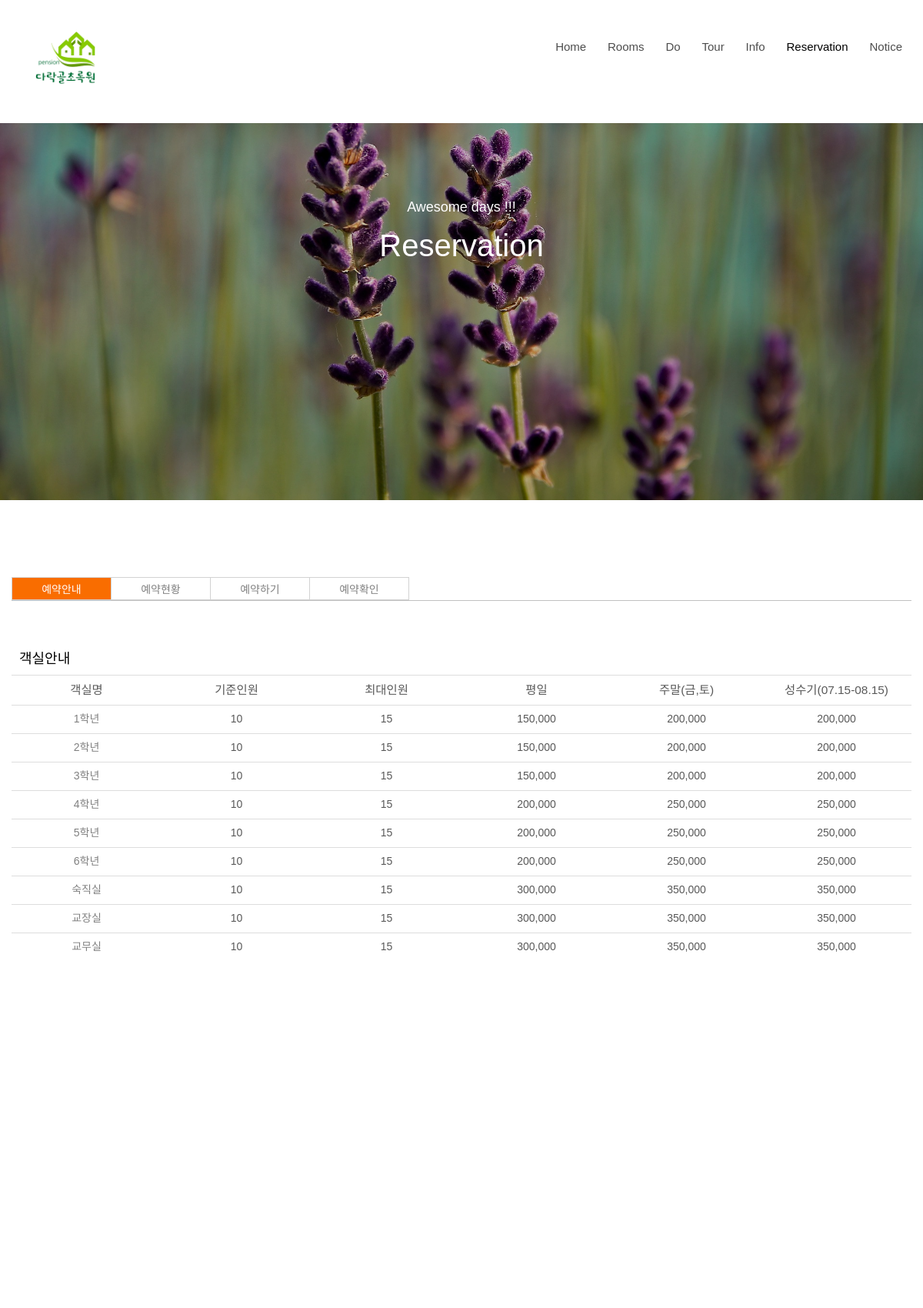
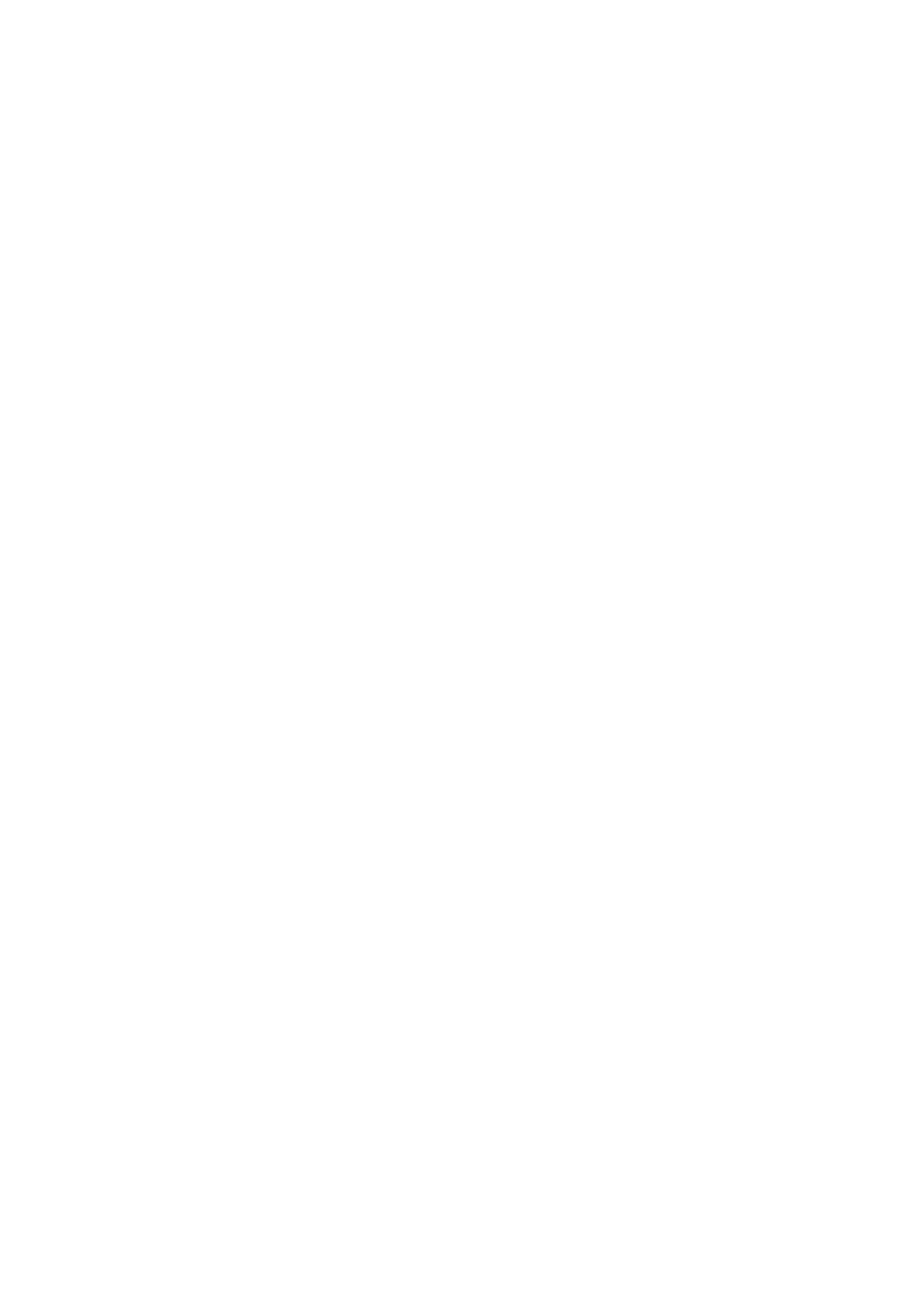
The page /reservation_guide.php (upper part) on the database its author committed (2 pictures, top to bottom).
### tables this page shows
CREATE TABLE IF NOT EXISTS `room` (
  `room_id` varchar(20) NOT NULL,
  `room_name` varchar(20) NOT NULL,
  `room_maxperson` int(11) NOT NULL DEFAULT '2',
  `room_price` int(11) NOT NULL,
  `room_price1` int(11) DEFAULT NULL,
  `room_price2` int(11) DEFAULT NULL,
  `room_desc1` varchar(100) DEFAULT NULL,
  `room_desc2` varchar(100) DEFAULT NULL,
  `room_desc3` varchar(100) DEFAULT NULL,
  `room_img_main` varchar(50) NOT NULL,
  `room_img_sub1` varchar(50) DEFAULT NULL,
  `room_img_sub2` varchar(50) DEFAULT NULL,
  `room_img_thumb` varchar(50) NOT NULL,
  `room_img_sub3` varchar(20) DEFAULT NULL,
  `room_img_sub4` varchar(20) DEFAULT NULL,
  `room_img_sub5` varchar(20) DEFAULT NULL,
  `room_img_sub6` varchar(20) DEFAULT NULL,
  `room_img_sub7` varchar(20) DEFAULT NULL,
  `room_img_sub8` varchar(20) DEFAULT NULL,
  PRIMARY KEY (`room_id`)
);

### reservation_guide.php (the view, shortened to what this page needs)
<!DOCTYPE HTML>
<html>
	<head>
	<link rel="stylesheet" href="css/animate.css">
	<link rel="stylesheet" href="css/icomoon.css">
	<link rel="stylesheet" href="css/bootstrap.css">
	<link rel="stylesheet" href="css/magnific-popup.css">
	<link rel="stylesheet" href="css/flexslider.css">
	<link rel="stylesheet" href="css/owl.carousel.min.css">
	<link rel="stylesheet" href="css/owl.theme.default.min.css">
	<link rel="stylesheet" href="http://code.jquery.com/ui/1.9.2/themes/base/jquery-ui.css" type="text/css" />
	<link rel="stylesheet" href="fonts/flaticon/font/flaticon.css">
	<link rel="stylesheet" href="css/style.css">
<?
include "db_info.php";
$query = "select * from room";
$rs = mysql_query($query,$conn);
?>
	</head>
	<body>
<div id="page">
	<nav class="colorlib-nav" role="navigation">
		<div class="top-menu">
			<div class="container">
				<div class="row">
					<div class="col-xs-2">
						<div id="colorlib-logo"><a href="index.php"><img src="images/logo.png" width="80px" alt=""></a></div>
					</div>
					<div class="col-xs-10 text-right menu-1">
						<ul>
							<li ><a href="index.php">Home</a></li>
							<li class="has-dropdown">
								<a href="rooms-suites.html">Rooms</a>
							</li>
							<li><a href="do.html">Do</a></li>
							<li><a href="tour.php">Tour</a></li>
							<li><a href="info.html">Info</a></li>
							<li class="active"><a href="reservation.php">Reservation</a></li>
							<li><a href="notice.php">Notice</a></li>
						</ul>
					</div>
				</div>
			</div>
		</div>
	</nav>
		<aside id="colorlib-hero">
			<div class="flexslider">
				<ul class="slides">
			   	<li style="background-image:url(images/lavender.jpg);">
			   		<div class="overlay"></div>
			   		<div class="container-fluid">
			   			<div class="row">
				   			<div class="col-md-6 col-sm-12 col-md-offset-3 slider-text main-text">
				   				<div class="slider-text-inner slider-text-inner2 text-center">
								   <h2>Awesome days !!!</h2>
				   					<h1>Reservation</h1>
				   				</div>
				   			</div>
				   		</div>
			   		</div>
			   	</li>
			  	</ul>
		  	</div>
		</aside>
	<div width=100%>
	<center>
			<div id="wrap" width=100%>
            <div id="rTopmenu" width=100%>
                <ul id="rList">
					<li>
                        <a href="reservation_guide.php" style="color:#fff; background-color:#F96D00;">예약안내</a>
                    </li>
                    <li>
                        <a href="reservation_status.php" style="color:grey">예약현황</a>
                    </li>
                    <li>
                        <a href="reservation.php" style="color:grey">예약하기</a>
                    </li>
                    <li>
                        <a href="reservation_check.php" style="color:grey">예약확인</a>
                    </li>
                </ul>
            </div>
			</div>
		<div id="colorlib-testimony">
			<div class="container">
				<div class="row">
                    <table class="table text-center;" id="tblRoom">
                    <h4 id="stitle">&nbsp;&nbsp;객실안내</h4>
						<tr style="font-size:1.1em"  align="center" ><b>
							<td colspan='2' align="center" class="td1">객실명</th>
							<td class="td2">기준인원</th>
							<td class="td3">최대인원</th>
							<td class="td4">평일</th>
							<td class="td5">주말(금,토)</th>
							<td class="td6">성수기(07.15-08.15)</th></b>
                        </tr>
<?
while(list($room_id,$room_name,$room_maxperson,$room_price,$room_price1,$room_price2,$room_desc1,$room_desc2,$room_desc3,$room_img_main,$room_img_sub1,$room_img_sub2,$room_img_thumb,$room_img_sub3,$room_img_sub4,$room_img_sub5,$room_img_sub6,$room_img_sub7,$room_img_sub8)=mysql_fetch_array($rs)){
	$room_highperson = $room_maxperson + 5;
?>
                        <tr>
							<td colspan='2' align="center"><a href="roomDetail.php?room_id=<?=$room_id?>"><?=$room_name ?></a></td>
							<td><?=$room_maxperson?></td>
							<td><?=$room_highperson?></td>
							<td><?=number_format($room_price)?></td>
							<td><?=number_format($room_price1)?></td>
							<td><?=number_format($room_price2)?></td>
                        </tr>
<?
}
?>
					 </table>
                </div>
                <div class="row">
                <div class="col-md-7 col-md-push-5 sunmi">
										</div>
               </div>
			</div>
		</div>
	</center>
	</div>
	</div>
	</body>
	</body>
</html>

### css/style.css (style rules this page uses)
body { font-family: Arial, 'Nanum Gothic', sans-serif; font-weight: 400; font-size: 14px; line-height: 1.7; color: #595959; background: #fff; }
#page { position: relative; overflow-x: hidden; width: 100%; height: 100%; -webkit-transition: 0.5s; -o-transition: 0.5s; transition: 0.5s; }
a { color: #4586FF; -webkit-transition: 0.5s; -o-transition: 0.5s; transition: 0.5s; }
h1, h2, h3, h4, h5, h6, figure { color: #000; font-family: 'Nanum Gothic',sans-serif; font-weight: 400; margin: 0 0 20px 0; }
.colorlib-nav { width: 100%; margin: 0 auto; position: fixed; z-index: 10000; background: white; }
.colorlib-nav .top-menu { padding: 40px 30px; }
.colorlib-nav #colorlib-logo { font-size: 24px; margin: 0; padding: 0; text-transform: uppercase; font-weight: 600; }
.colorlib-nav #colorlib-logo a { position: relative; color: #000; }
.colorlib-nav ul { padding: 0; margin: 8px 0 0 0; }
.colorlib-nav ul li { padding: 0; margin: 0; list-style: none; display: inline; font-weight: 400; }
.colorlib-nav ul li a { position: relative; font-size: 15px; padding: 30px 12px; color: rgba(0, 0, 0, 0.7); -webkit-transition: 0.5s; -o-transition: 0.5s; transition: 0.5s; }
.colorlib-nav ul li.has-dropdown { position: relative; }
.colorlib-nav ul li.active > a { color: #000 !important; position: relative; }
.colorlib-nav ul li.active > a:after { opacity: 1; -webkit-transform: translate3d(0, 0, 0); transform: translate3d(0, 0, 0); }
#colorlib-hero { min-height: 650px; background: #fff url(../images/loader.gif) no-repeat center center; width: 100%; float: left; }
#colorlib-hero .flexslider { border: none; z-index: 1; margin-bottom: 0; }
#colorlib-hero .flexslider .slides { position: relative; overflow: hidden; }
#colorlib-hero .flexslider .slides li { background-repeat: no-repeat; background-size: cover; background-position: center center; min-height: 650px; position: relative; }
#colorlib-hero .flexslider .slides li .overlay { position: absolute; top: 0; bottom: 0; left: 0; right: 0; background: rgba(0, 0, 0, 0.2); }
#colorlib-hero .flexslider .slider-text { display: table; opacity: 0; height: 550px !important; z-index: 9; }
#colorlib-hero .flexslider .slider-text > .slider-text-inner { height: 650px !important; }
#colorlib-hero .flexslider .slider-text > .slider-text-inner { display: table-cell; vertical-align: middle; height: 550px; padding: 2em; }
#colorlib-hero .flexslider .slider-text > .slider-text-inner h1, #colorlib-hero .flexslider .slider-text > .slider-text-inner h2 { margin: 0; padding: 0; color: white; }
#colorlib-hero .flexslider .slider-text > .slider-text-inner h1 { margin-bottom: 50px; font-size: 40px; line-height: 1.3; font-weight: 300; }
#colorlib-hero .flexslider .slider-text > .slider-text-inner h2 { font-size: 18px; line-height: 1.5; margin-bottom: 10px; }
#colorlib-dining-bar, #colorlib-about, #colorlib-services, #colorlib-contact, #colorlib-rooms, #colorlib-testimony, #colorlib-blog, #colorlib-amenities, #colorlib-subscribe, #colorlib-footer { padding: 4em 0; clear: both; }
#colorlib-offcanvas a { color: rgba(255, 255, 255, 0.5); }
#colorlib-offcanvas ul { padding: 0; margin: 0; }
#colorlib-offcanvas ul li { padding: 0; margin: 0; font-size: 18px; list-style: none; }
#colorlib-offcanvas ul li.offcanvas-has-dropdown > a { display: block; position: relative; }
#colorlib-offcanvas ul li.offcanvas-has-dropdown > a:after { position: absolute; right: 0px; font-family: 'icomoon'; speak: none; font-style: normal; font-weight: normal; font-variant: normal; text-transform: none; line-height: 1; -webkit-font-smoothing: antialiased; -moz-osx-font-smoothing: grayscale; font-size: 20px; color: rgba(255, 255, 255, 0.2); -webkit-transition: 0.5s; -o-transition: 0.5s; transition: 0.5s; }

### rows shown on the page
room: room_name "1학년", room_maxperson "10", room_maxperson "15", room_price "150,000", room_price1 "200,000", room_price2 "200,000"
room: room_name "2학년", room_maxperson "10", room_maxperson "15", room_price "150,000", room_price1 "200,000", room_price2 "200,000"
room: room_name "3학년", room_maxperson "10", room_maxperson "15", room_price "150,000", room_price1 "200,000", room_price2 "200,000"
room: room_name "4학년", room_maxperson "10", room_maxperson "15", room_price "200,000", room_price1 "250,000", room_price2 "250,000"
room: room_name "5학년", room_maxperson "10", room_maxperson "15", room_price "200,000", room_price1 "250,000", room_price2 "250,000"
room: room_name "6학년", room_maxperson "10", room_maxperson "15", room_price "200,000", room_price1 "250,000", room_price2 "250,000"
room: room_name "숙직실", room_maxperson "10", room_maxperson "15", room_price "300,000", room_price1 "350,000", room_price2 "350,000"
room: room_name "교장실", room_maxperson "10", room_maxperson "15", room_price "300,000", room_price1 "350,000", room_price2 "350,000"
room: room_name "교무실", room_maxperson "10", room_maxperson "15", room_price "300,000", room_price1 "350,000", room_price2 "350,000"
